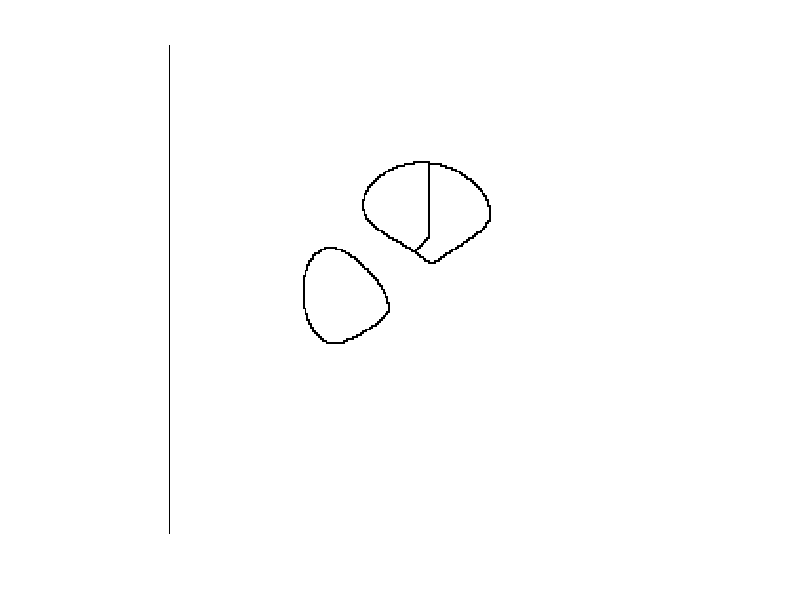

This chart was generated by the following MATLAB code:
close all
clear all

[x,y] = meshgrid(-2*pi:pi/64:2*pi);
z = (peaks(x,y));
%z=-1*abs(sin(x).*sin(y));
%z=4*(sin(x).*sin(y));


[x1 y1]=size(z);
for(i=1:x1)
    for(j=1:y1)
        if(z(i,j)>-0.06)
            z(i,j)=-0.06;
        end
    end
end



for(i=1:x1)
    for(j=1:y1)
        if(z(i,j)<-0.06)
            z(i,j)=1;
        else
            z(i,j)=0;
        end
    end
end


    D = bwdist(~z);
    D = -D;
    D(~D) = -Inf;
    L = watershed(D);



figure(1)
 imshow(L)
% figure(2)
% imagesc(z)
        